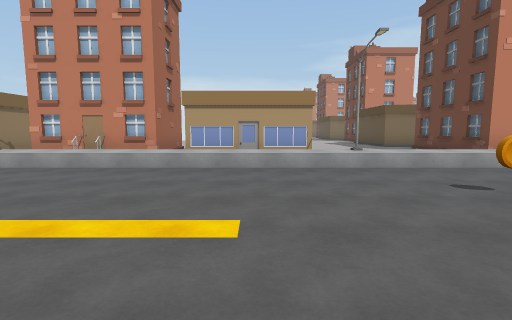
[1] (above)

24 first-person views from a walk through a 3-D level made in the Unity game engine. The camera is 1.5 m above the floor, tilts 6° down and sees 85° across. The floor is counted in squares, 2 m on a side. Each view is taken from the middle of a square. On the plan, view 1 faces up. The plan holds only what a view shows up to about 10 squares ahead; the rest is blank. The place goes on beyond the plan. The player is left out. Some surface patterns are stand-ins.

[2]
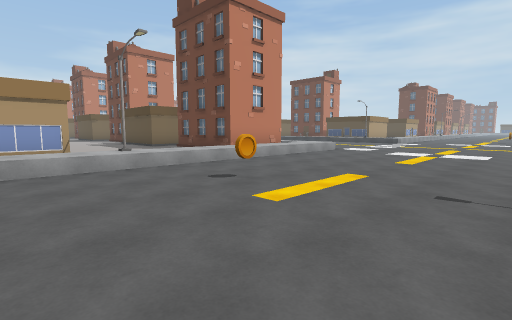

[3]
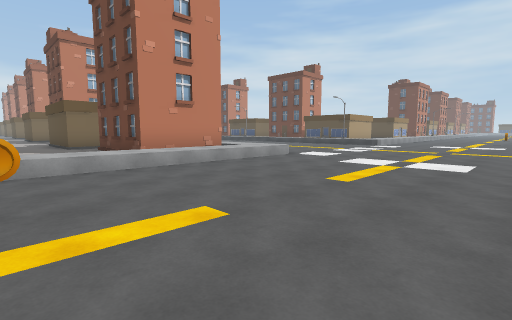

[4]
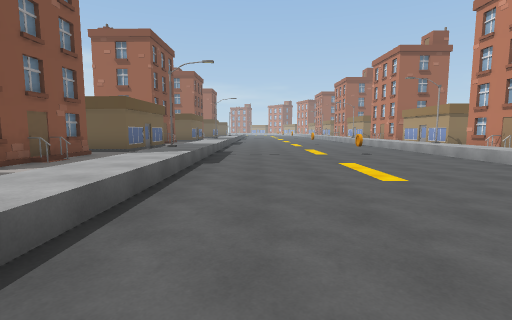

[5]
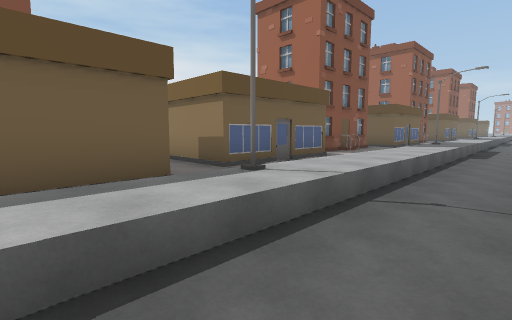

[6]
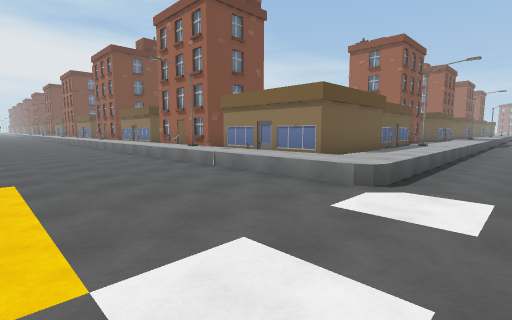

[7]
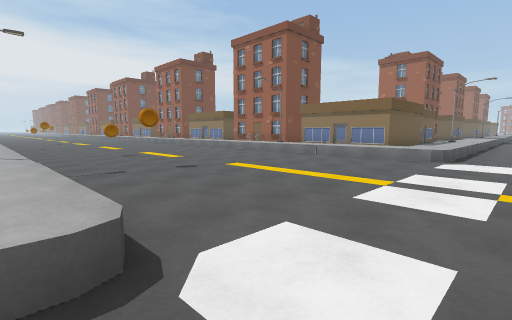

[8]
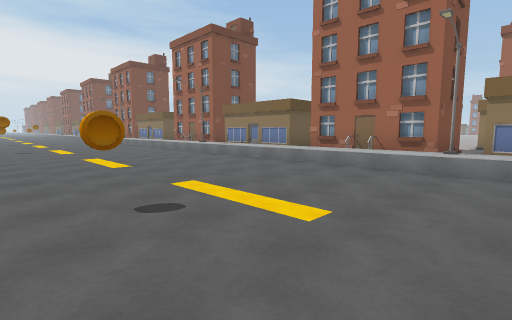

[9]
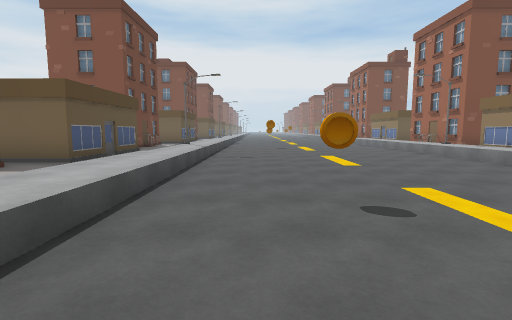

[10]
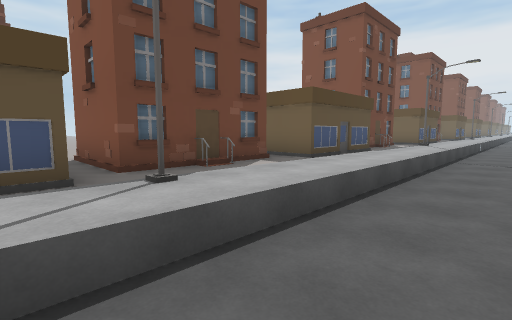

[11]
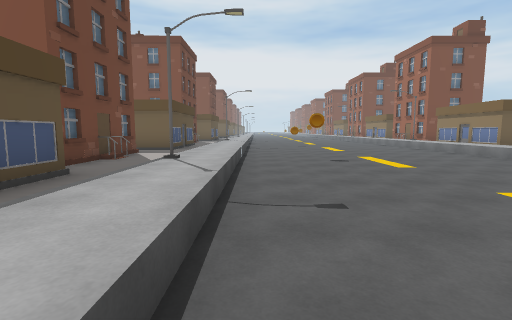

[12]
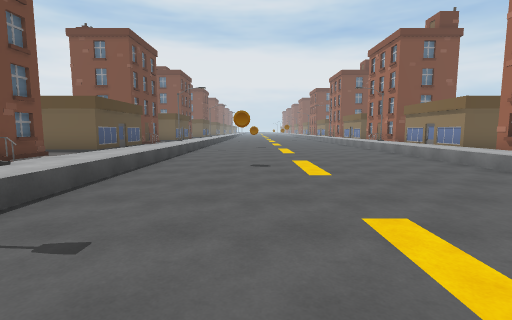

[13]
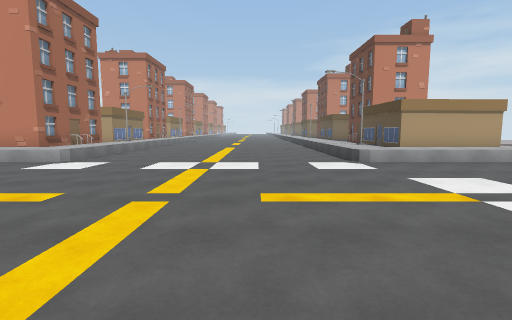

[14]
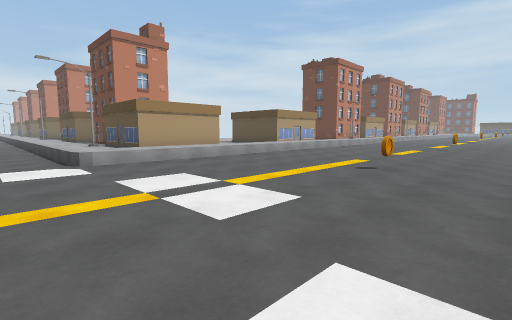

[15]
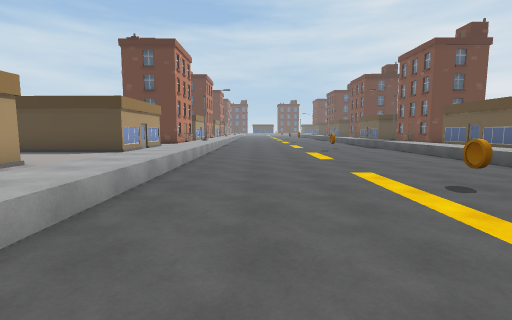

[16]
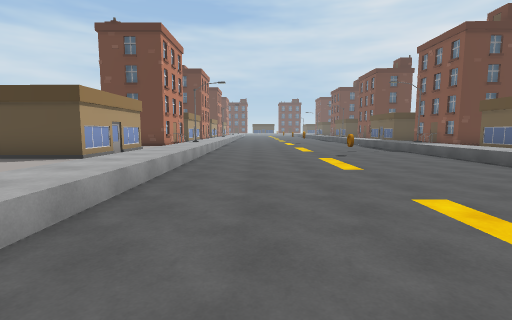

[17]
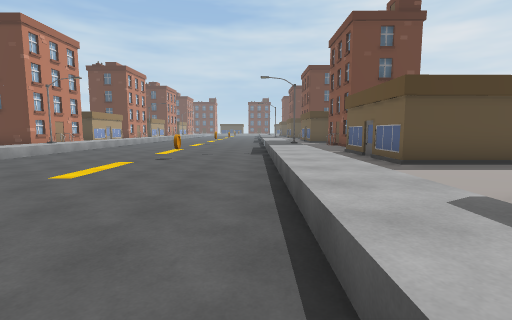

[18]
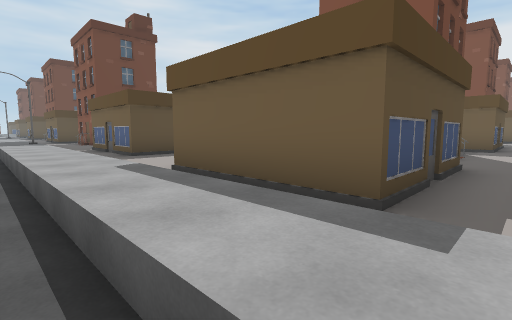

[19]
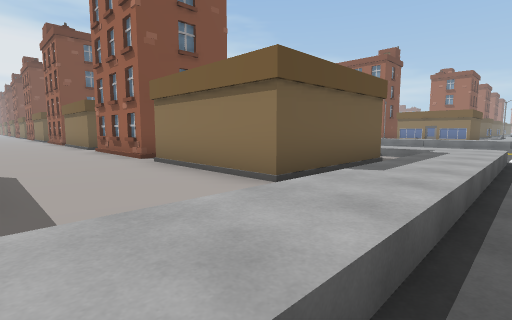

[20]
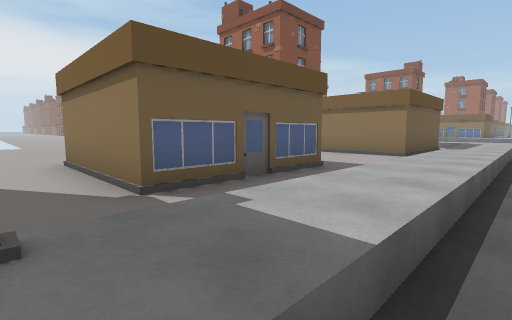

[21]
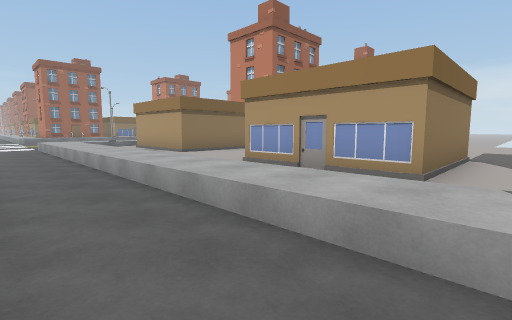

[22]
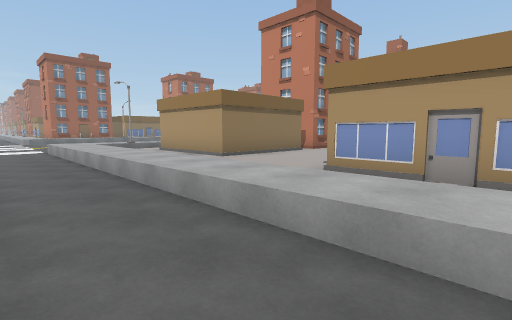

[23]
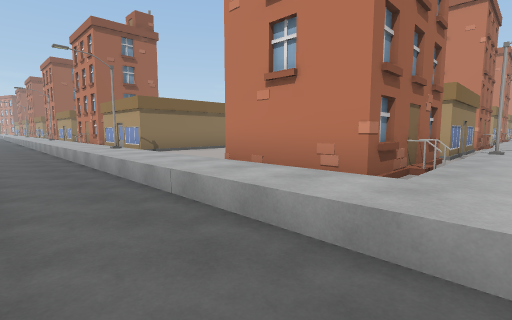

[24]
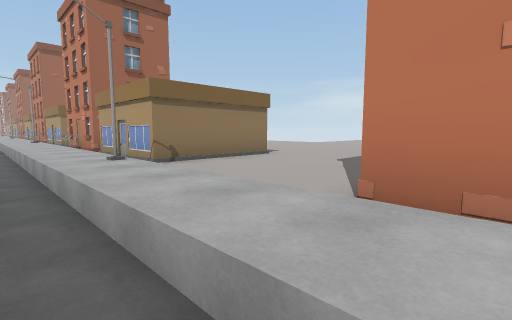

### Floor plan
Key: @ floor where view 1 was taken; # wall or solid block; . main floor; : floor 0.25 m higher than the main floor; + floor 0.5 m higher than the main floor; / step, stairs or slope; ^ raised ledge; O other object.
Columns run from 6 left of view 1 to 31 right of it. Each row starts with its distance up from view 1.
 11        #^^^^OOO^^      .+    #:::#  #:
 10         O^^^#  O^      .+ O  #:::#  #:
  9    #    O^^^#  O^.......+ O###:::## #:
  8 #####O#OO^^^###O^.......#::::::::O###:
  7 ^O^^^^^^^^^^O## ^.......+/////////////
  6 ^^^^^^^^^^^^^^^^^.......+++++++++++++/
  5 ......................................
  4 ......................................
  3 .O.......O............................
  2 ......................................
  1 ............................O......O..
  0 ......@...............................
 -1 ......................................
 -2 ^^^^^^^^^^^^^^^^^.......+++++++++++++#
 -3     ^^^^^^^^^^^^^.......+::OO:::::::::
 -4 #O^^O^^##O^   # ^.......+:    :::O#O#:
 -5 ##^###    #   #O^.......+:#  #:::## #:
 -6           #   # ^.......+:    :::#  #:
 -7           #^^ ^^^.......#::OO::::   #:
 -8           ^ O##O^.......+::##O:::   ::
 -9               #O^.......+:O###:::   ::
-10               #O^.......+::  #:::  :::
-11               # ^.......+::  #::   ::
-12               #^^.......+:#OO#::   ::
-13                O^.......+:#   ::   ::
-14                 ^.......+:#
-15                ^^.......+:##
-16               #O^.......#::#
-17                O^.......+::#
-18                O^.......+:O#
-19                 ^.......+::
-20                ^^.......+:::
-21               #O^.......+ ###O
-22                O^.......+ #

Positions as (right, up) in squares from view 1, and headings:
1: (0, 0), facing up
2: (0, 0), facing up-right
3: (3, 0), facing up-right
4: (4, 0), facing left
5: (7, 0), facing down-left
6: (14, 0), facing down-left
7: (18, 0), facing down-left
8: (16, -6), facing down-left
9: (16, -6), facing down
10: (16, -6), facing down-right
11: (17, -11), facing down
12: (15, -12), facing down
13: (15, -1), facing up
14: (16, -1), facing up-right
15: (18, 4), facing right
16: (20, 4), facing right
17: (21, -1), facing right
18: (19, -1), facing down-right
19: (26, -1), facing down-left
20: (31, -1), facing down-left
21: (31, 4), facing up-left
22: (29, 4), facing up-left
23: (10, 4), facing up-left
24: (7, 5), facing up-left
